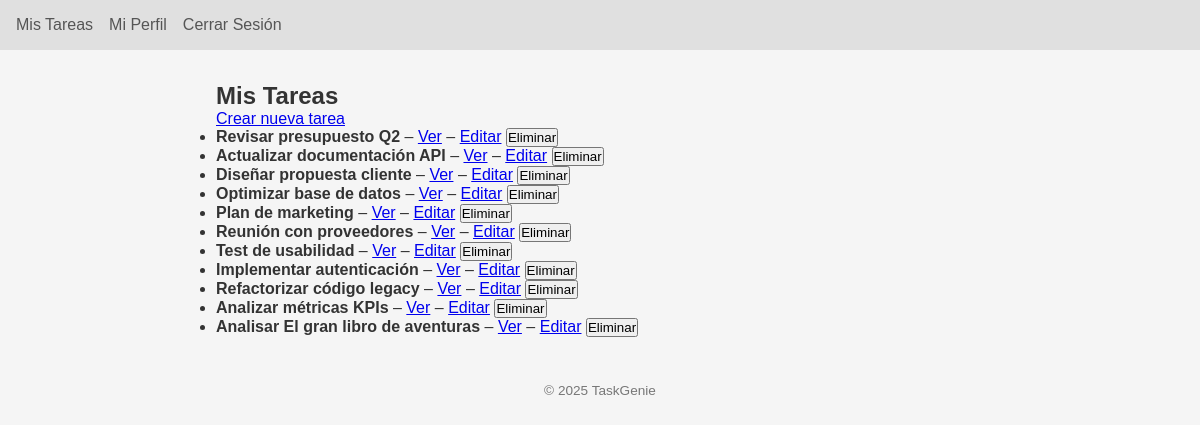
Page /tareas/ (signed in) on the earlier database version.
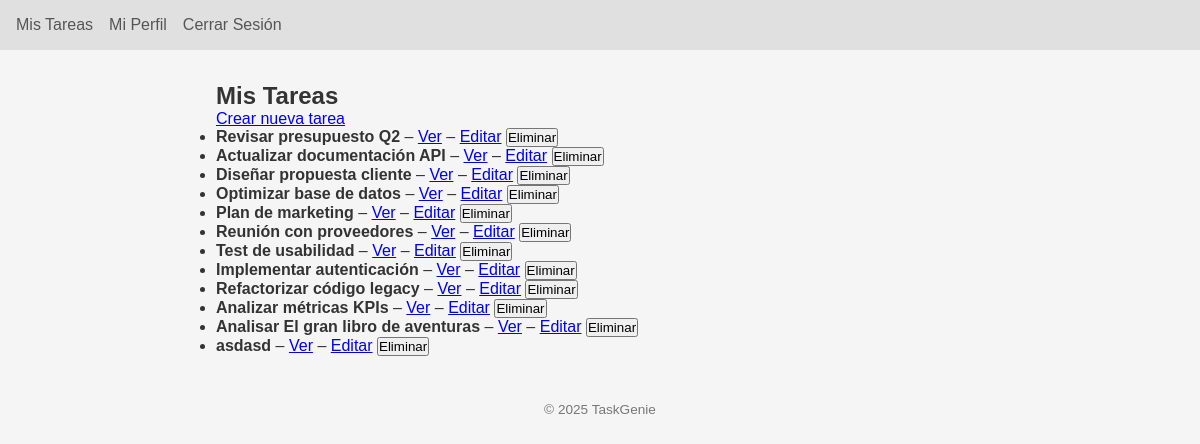
Same page on the later database version.
### app/models.py (models this page shows, shortened)
class Tarea(db.Model):
    __tablename__ = "tareas"
    id               = db.Column(db.Integer, primary_key=True)
    titulo           = db.Column(db.String(100), nullable=False)
    descripcion      = db.Column(db.Text, nullable=True)
    completada       = db.Column(db.Boolean, default=False)
    fecha_creacion   = db.Column(db.Date, default=date.today)
    fecha_entrega    = db.Column(db.Date, nullable=True)
    user_id          = db.Column(db.Integer, db.ForeignKey("usuarios.id"), nullable=False)
    importancia_id   = db.Column(db.String(2), db.ForeignKey("tb_importancia.cod_id"), nullable=True)
    estado_id        = db.Column(db.String(2), db.ForeignKey("tb_estado_tarea.cod_id"), nullable=True)
    asignado_a_id    = db.Column(db.Integer, db.ForeignKey("usuarios.id"), nullable=True)
    calificacion_id  = db.Column(db.Integer, db.ForeignKey("tb_tarea_calificada.cod_id_califica"), nullable=True)
    usuario        = db.relationship(
        "Usuario",
        foreign_keys=[user_id],
        back_populates="tareas_creadas"
    )
    asignado_a     = db.relationship(
        "Usuario",
        foreign_keys=[asignado_a_id],
        back_populates="tareas_recibidas"
    )
    importancia    = db.relationship(
        "Importancia",
        back_populates="tareas"
    )
    estado         = db.relationship(
        "EstadoTarea",
        back_populates="tareas"
    )
    calificaciones = db.relationship(
        "TareaCalificada",
        back_populates="tarea",
        cascade="all, delete-orphan",
        foreign_keys="[TareaCalificada.cod_id_tarea]"
    )

### app/blueprints/tareas/routes.py (the view)
@tareas_bp.route("/", methods=["GET"])
@login_required
def listado():
    tareas = Tarea.query.filter_by(user_id=current_user.id).all()
    return render_template("tareas/listado.html", tareas=tareas)

### app/extensions.py (called while the page is built)
@login_manager.user_loader
def load_user(user_id: str):
    from app.models import Usuario
    return db.session.get(Usuario, int(user_id))

### app/blueprints/tareas/templates/tareas/listado.html (shortened to what this page needs)
 {% extends
'base.html' %} {% block title %}Mis Tareas{% endblock %} {% block content %}
<h2>Mis Tareas</h2>
<p><a href="{{ url_for('tareas.nueva') }}">Crear nueva tarea</a></p>
<ul>
  {% for t in tareas %}
  <li>
    <strong>{{ t.titulo }}</strong>
    {% if t.completada %}(Completada){% endif %} –
    <a href="{{ url_for('tareas.detalle', tarea_id=t.id) }}">Ver</a> –
    <a href="{{ url_for('tareas.editar', tarea_id=t.id) }}">Editar</a>
    <form
      action="{{ url_for('tareas.eliminar', tarea_id=t.id) }}"
      method="post"
      style="display: inline"
    >
      <button type="submit">Eliminar</button>
    </form>
  </li>
  {% else %}
  <li>No tienes tareas aún.</li>
  {% endfor %}
</ul>
{% endblock %}

Differences in the rows shown:
added Tarea: titulo "asdasd"
